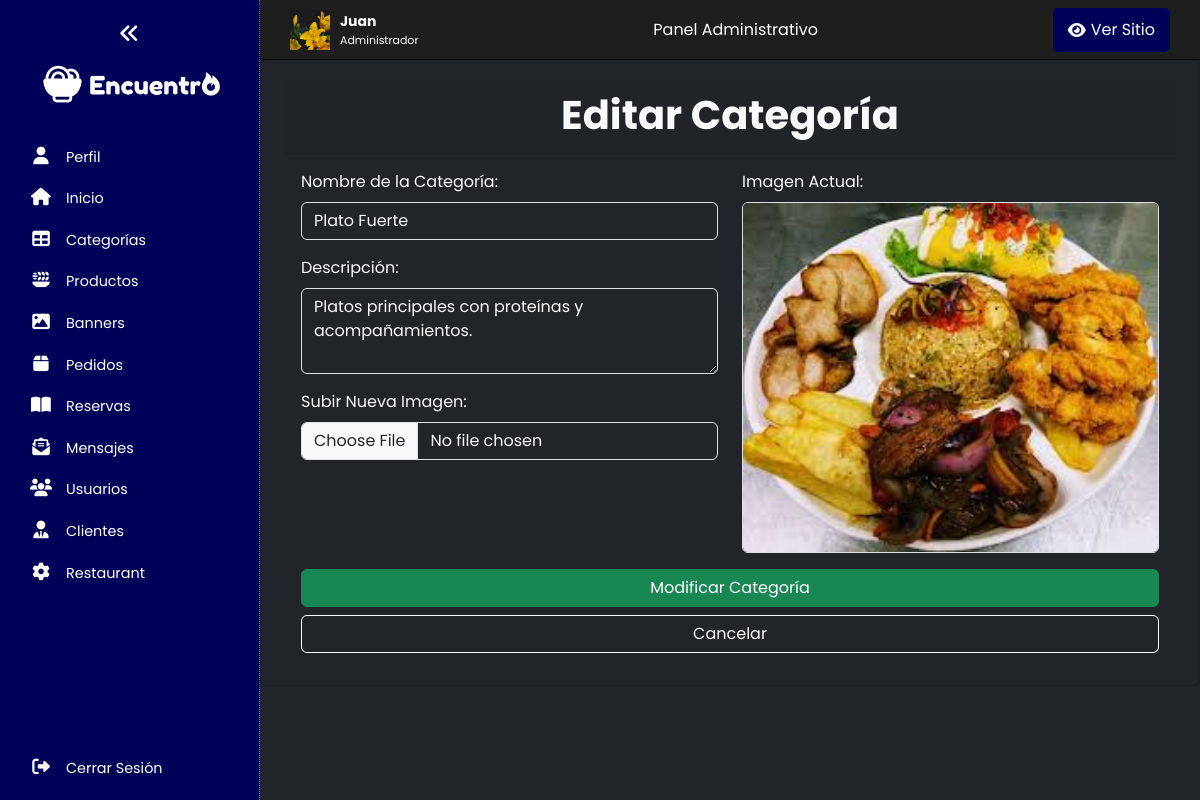
The page /panel/categorias/editar.php?txtID=2 (signed in) on the database its author committed.
### tables this page shows
CREATE TABLE categorias (
    id_categoria INT(4) PRIMARY KEY AUTO_INCREMENT NOT NULL,
    nombre_categoria VARCHAR(50) NOT NULL,
    imagen VARCHAR(255),
    descripcion TEXT
);

### panel/categorias/editar.php (the view, shortened to what this page needs)
<?php
include("../bd.php");
if (isset($_GET['txtID'])) {
    $txtID = $_GET["txtID"];
    $sentencia = $conect->prepare("SELECT * FROM categorias WHERE id_categoria = :id");
    $sentencia->bindParam(":id", $txtID);
    $sentencia->execute();
    $registro = $sentencia->fetch(PDO::FETCH_ASSOC);
    $nombre = $registro["nombre_categoria"];
    $descripcion = $registro["descripcion"];
    $imagen = $registro["imagen"];
}
include("../recursos/header.php");
?>
<div class="card bg-dark text-light py-3 px-4">
    <div class="card-header text-center">
        <span class="seccion_titulo">Editar Categoría</span>
    </div>
    <div class="card-body">
    <form action="" method="post" enctype="multipart/form-data">
        <div class="row mb-3"">
            <div class="col-md-6">
                <div class="mb-3">
                    <label for="nombre_categoria" class="form-label">Nombre de la Categoría:</label>
                    <input type="text" class="form-control bg-dark text-light" value="<?php echo $nombre; ?>"
                        name="nombre_categoria" id="nombre_categoria" required
                        pattern="[a-zA-ZáéíóúÁÉÍÓÚñÑ\s]{3,50}"
                        title="Solo letras y espacios, entre 3 y 50 caracteres">
                </div>
                <div class="mb-3">
                    <label for="descripcion" class="form-label">Descripción:</label>
                    <textarea class="form-control bg-dark text-light" name="descripcion" id="descripcion"
                            required minlength="10" maxlength="255" rows="3"><?php echo $descripcion; ?></textarea>
                </div>
                <div class="mb-3">
                    <label for="imagen" class="form-label">Subir Nueva Imagen:</label>
                    <input type="file" class="form-control bg-dark text-light" name="imagen" id="imagen"
                        accept=".jpg, .jpeg, .png, .gif">
                </div>
            </div>
            <div class="col-md-6">
                <div >
                    <label class="form-label">Imagen Actual:</label><br>
                    <img width="100%"  src="../../img/categorias/<?php echo $imagen; ?>" alt="Imagen actual" class="border rounded img-fluid">
                </div>
            </div>
        </div>
        <div class="d-grid gap-2">
            <button type="submit" class="btn btn-success">Modificar Categoría</button>
            <a href="index.php" class="btn btn-outline-light">Cancelar</a>
        </div>
    </form>
    </div>
</div>
<?php include("../recursos/footer.php"); ?>

### css/data.css (style rules this page uses)
:root { --header-height: 5rem; --color_primario: #ff8000; --color_secundario: #32005b; --color_gris: #171717; --color_blanco: #ffffff; --color_negro: #000000; --color_success: #1ae000; --color_info: #0066eb; --color_danger: #cf0000; --color_body: white; --color_sidebar_panel: rgb(0, 0, 88); --nav_font: "Montserrat", sans-serif; --body_font: "Oswald", sans-serif; --logo_font: "BankGothic"; --normal-font-size: 0.938rem; --font_regular: 400; --font_semi_bold: 600; --max_width: 1024px; --titulo_banner: 70px; --subtitulo_banner: 22px; --descripcion_banner: 20px; --seccion_titulo: 40px; --seccion_subtitulo: 20px; --seccion_item: 23px; --seccion_parrafo: 15px; --tablet__titulo_banner: 55px; --tablet__subtitulo_banner: 20px; --tablet__descripcion_banner: 18px; --tablet__seccion_titulo: 30px; --tablet__seccion_subtitulo: 18px; --tablet__seccion_parrafo: 14px; --tablet__seccion_item: 19px; --movil__titulo_banner: 38px; --movil__subtitulo_banner: 18px; --movil__descripcion_banner: 16px; --movil__seccion_titulo: 26px; --movil__seccion_subtitulo: 16px; --movil__seccion_parrafo: 13px; --movil__seccion_item: 17px; --paddingy: 50px; --color_scroll: rgba(255, 255, 255, 0.075); --color_scroll_hover: rgba(255, 255, 255, 0.2); }
* { box-sizing: border-box; }
.seccion_titulo { font-size: var(--seccion_titulo); font-weight: bolder; margin: 5px 0px; }

### panel/recursos/header.css (style rules this page uses)
body { box-sizing: border-box; margin: 0; padding: 0; }
a { text-decoration: none; }
body { font-family: 'Poppins', sans-serif; }
.wrapper { display: flex; height: 100vh; background-color: #212529; }

### rows shown on the page
categorias: nombre_categoria "Plato Fuerte", descripcion "Platos principales con proteínas y acompañamientos.", imagen (picture)

### other values the page prints
$item_name "Perfil"
$item_name "Inicio"
$item_name "Categorías"
$item_name "Productos"
$item_name "Banners"
$item_name "Pedidos"
$item_name "Reservas"
$item_name "Mensajes"
$item_name "Usuarios"
$item_name "Clientes"
$item_name "Restaurant"
$_SESSION['usuario_nombre'] "Juan"
$_SESSION['usuario_rol'] "Administrador"
